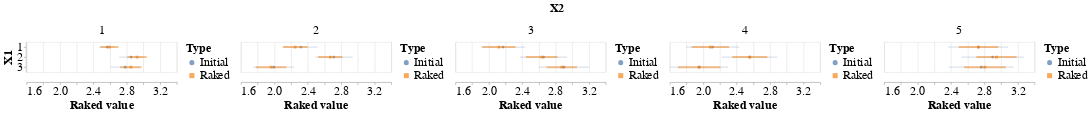

The cell this chart's notebook holds for it:
### Code cell
bar = alt.Chart(df_raked).mark_errorbar(clip=True, opacity=0.5).encode(
    alt.X('Upper:Q', scale=alt.Scale(zero=False), axis=alt.Axis(title='Raked value')),
    alt.X2('Lower:Q'),
    alt.Y('X1:N', axis=alt.Axis(title='X1')),
    color=alt.Color('Type:N', legend=None),
    strokeWidth=alt.StrokeWidth('width:Q', legend=None)
)
point = alt.Chart(df_raked).mark_point(
    filled=True
).encode(
    alt.X('Value:Q'),
    alt.Y('X1:N'),
    color=alt.Color('Type:N'),
    shape=alt.Shape('Type:N')
)
chart = alt.layer(point, bar).resolve_scale(
    shape='independent',
    color='independent'
).facet(
    column=alt.Column('X2:N', header=alt.Header(title='X2', titleFontSize=24, labelFontSize=24)),
).configure_axis(
    labelFontSize=24,
    titleFontSize=24
).configure_legend(
    labelFontSize=24,
    titleFontSize=24
)
chart

### Figure 1 — Vega-Lite specification as saved in the notebook (floating-point values rounded to 4 significant figures)
{"config": {"view": {"continuousWidth": 300, "continuousHeight": 300}, "axis": {"labelFontSize": 24, "titleFontSize": 24}, "legend": {"labelFontSize": 24, "titleFontSize": 24}}, "data": {"name": "data-5fcaf430ffd13ea61ec31f5aa76e689d"}, "facet": {"column": {"field": "X2", "header": {"labelFontSize": 24, "title": "X2", "titleFontSize": 24}, "type": "nominal"}}, "spec": {"layer": [{"mark": {"type": "point", "filled": true}, "encoding": {"color": {"field": "Type", "type": "nominal"}, "shape": {"field": "Type", "type": "nominal"}, "x": {"field": "Value", "type": "quantitative"}, "y": {"field": "X1", "type": "nominal"}}}, {"mark": {"type": "errorbar", "clip": true, "opacity": 0.5}, "encoding": {"color": {"field": "Type", "legend": null, "type": "nominal"}, "strokeWidth": {"field": "width", "legend": null, "type": "quantitative"}, "x": {"axis": {"title": "Raked value"}, "field": "Upper", "scale": {"zero": false}, "type": "quantitative"}, "x2": {"field": "Lower"}, "y": {"axis": {"title": "X1"}, "field": "X1", "type": "nominal"}}}], "resolve": {"scale": {"color": "independent", "shape": "independent"}}}, "$schema": "https://vega.github.io/schema/vega-lite/v5.17.0.json", "datasets": {"data-5fcaf430ffd13ea61ec31f5aa76e689d": [{"X1": 1, "X2": 1, "Value": 2.566, "Type": "Initial", "width": 1, "variance": 0.01, "Upper": 2.666, "Lower": 2.466}, {"X1": 2, "X2": 1, "Value": 2.853, "Type": "Initial", "width": 1, "variance": 0.02, "Upper": 2.994, "Lower": 2.712}, {"X1": 3, "X2": 1, "Value": 2.782, "Type": "Initial", "width": 1, "variance": 0.03, "Upper": 2.955, "Lower": 2.609}, {"X1": 1, "X2": 2, "Value": 2.318, "Type": "Initial", "width": 1, "variance": 0.04, "Upper": 2.518, "Lower": 2.118}, {"X1": 2, "X2": 2, "Value": 2.713, "Type": "Initial", "width": 1, "variance": 0.05, "Upper": 2.936, "Lower": 2.489}, {"X1": 3, "X2": 2, "Value": 1.993, "Type": "Initial", "width": 1, "variance": 0.06, "Upper": 2.238, "Lower": 1.748}, {"X1": 1, "X2": 3, "Value": 2.17, "Type": "Initial", "width": 1, "variance": 0.07, "Upper": 2.434, "Lower": 1.905}, {"X1": 2, "X2": 3, "Value": 2.656, "Type": "Initial", "width": 1, "variance": 0.08, "Upper": 2.939, "Lower": 2.373}, {"X1": 3, "X2": 3, "Value": 2.9, "Type": "Initial", "width": 1, "variance": 0.09, "Upper": 3.2, "Lower": 2.6}, {"X1": 1, "X2": 4, "Value": 2.113, "Type": "Initial", "width": 1, "variance": 0.1, "Upper": 2.43, "Lower": 1.797}, {"X1": 2, "X2": 4, "Value": 2.556, "Type": "Initial", "width": 1, "variance": 0.11, "Upper": 2.888, "Lower": 2.224}, {"X1": 3, "X2": 4, "Value": 1.95, "Type": "Initial", "width": 1, "variance": 0.12, "Upper": 2.297, "Lower": 1.604}, {"X1": 1, "X2": 5, "Value": 2.724, "Type": "Initial", "width": 1, "variance": 0.13, "Upper": 3.085, "Lower": 2.364}, {"X1": 2, "X2": 5, "Value": 2.898, "Type": "Initial", "width": 1, "variance": 0.14, "Upper": 3.272, "Lower": 2.524}, {"X1": 3, "X2": 5, "Value": 2.761, "Type": "Initial", "width": 1, "variance": 0.15, "Upper": 3.149, "Lower": 2.374}, {"X1": 1, "X2": 1, "Value": 2.593, "Type": "Raked", "width": 2, "variance": 0.01158, "Upper": 2.701, "Lower": 2.485}, {"X1": 2, "X2": 1, "Value": 2.923, "Type": "Raked", "width": 2, "variance": 0.01339, "Upper": 3.039, "Lower": 2.807}, {"X1": 3, "X2": 1, "Value": 2.849, "Type": "Raked", "width": 2, "variance": 0.01632, "Upper": 2.977, "Lower": 2.722}, {"X1": 1, "X2": 2, "Value": 2.249, "Type": "Raked", "width": 2, "variance": 0.02201, "Upper": 2.397, "Lower": 2.1}, {"X1": 2, "X2": 2, "Value": 2.67, "Type": "Raked", "width": 2, "variance": 0.02108, "Upper": 2.815, "Lower": 2.525}, {"X1": 3, "X2": 2, "Value": 1.961, "Type": "Raked", "width": 2, "variance": 0.03355, "Upper": 2.144, "Lower": 1.778}, {"X1": 1, "X2": 3, "Value": 2.121, "Type": "Raked", "width": 2, "variance": 0.03952, "Upper": 2.32, "Lower": 1.922}, {"X1": 2, "X2": 3, "Value": 2.633, "Type": "Raked", "width": 2, "variance": 0.03605, "Upper": 2.823, "Lower": 2.443}, {"X1": 3, "X2": 3, "Value": 2.874, "Type": "Raked", "width": 2, "variance": 0.03328, "Upper": 3.056, "Lower": 2.691}, {"X1": 1, "X2": 4, "Value": 2.085, "Type": "Raked", "width": 2, "variance": 0.05052, "Upper": 2.31, "Lower": 1.86}, {"X1": 2, "X2": 4, "Value": 2.558, "Type": "Raked", "width": 2, "variance": 0.04412, "Upper": 2.768, "Lower": 2.348}, {"X1": 3, "X2": 4, "Value": 1.951, "Type": "Raked", "width": 2, "variance": 0.06414, "Upper": 2.204, "Lower": 1.698}, {"X1": 1, "X2": 5, "Value": 2.73, "Type": "Raked", "width": 2, "variance": 0.05611, "Upper": 2.967, "Lower": 2.493}, {"X1": 2, "X2": 5, "Value": 2.944, "Type": "Raked", "width": 2, "variance": 0.05812, "Upper": 3.185, "Lower": 2.703}, {"X1": 3, "X2": 5, "Value": 2.805, "Type": "Raked", "width": 2, "variance": 0.06272, "Upper": 3.055, "Lower": 2.554}]}}
